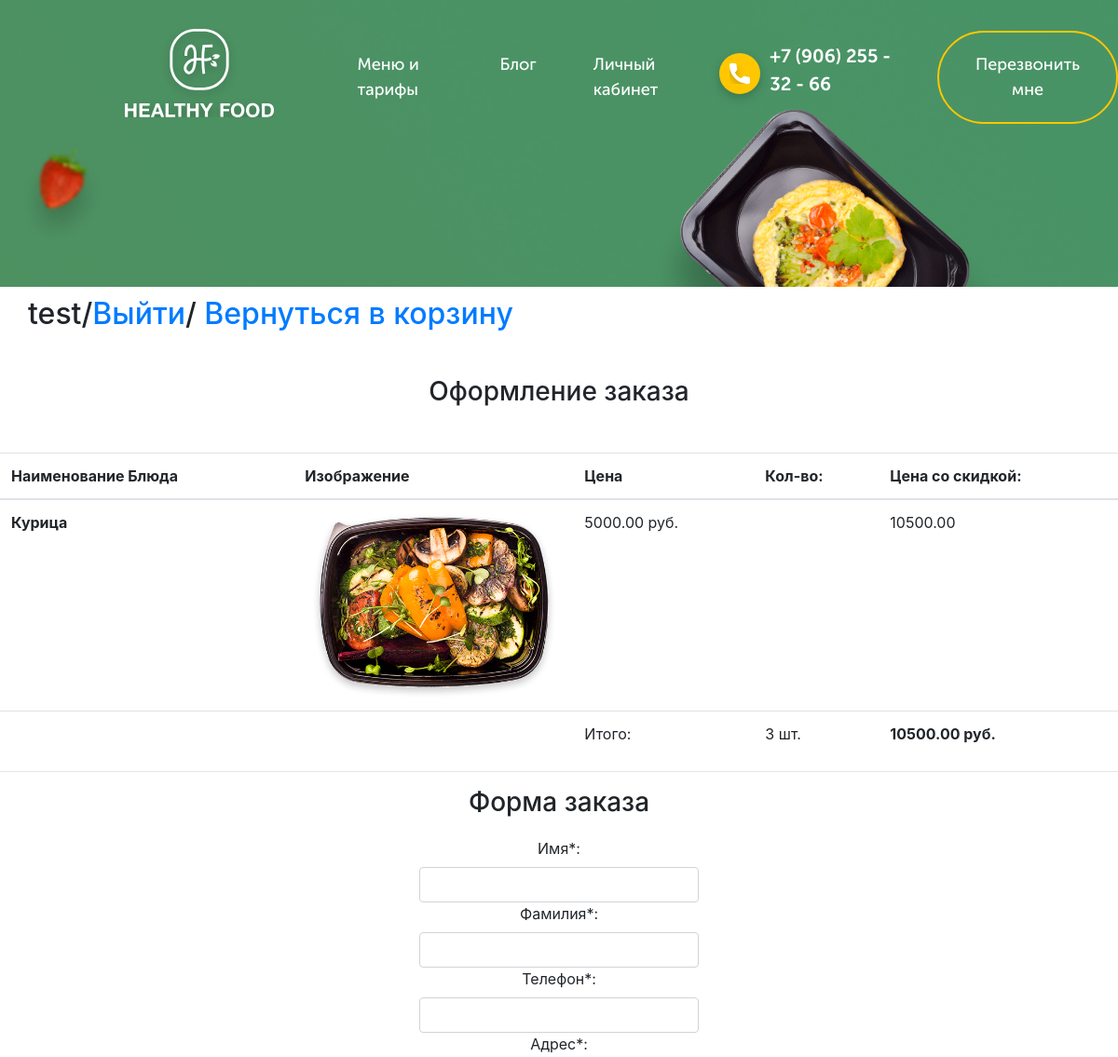
The page /checkout/ (signed in, upper part) on the database as committed earlier.
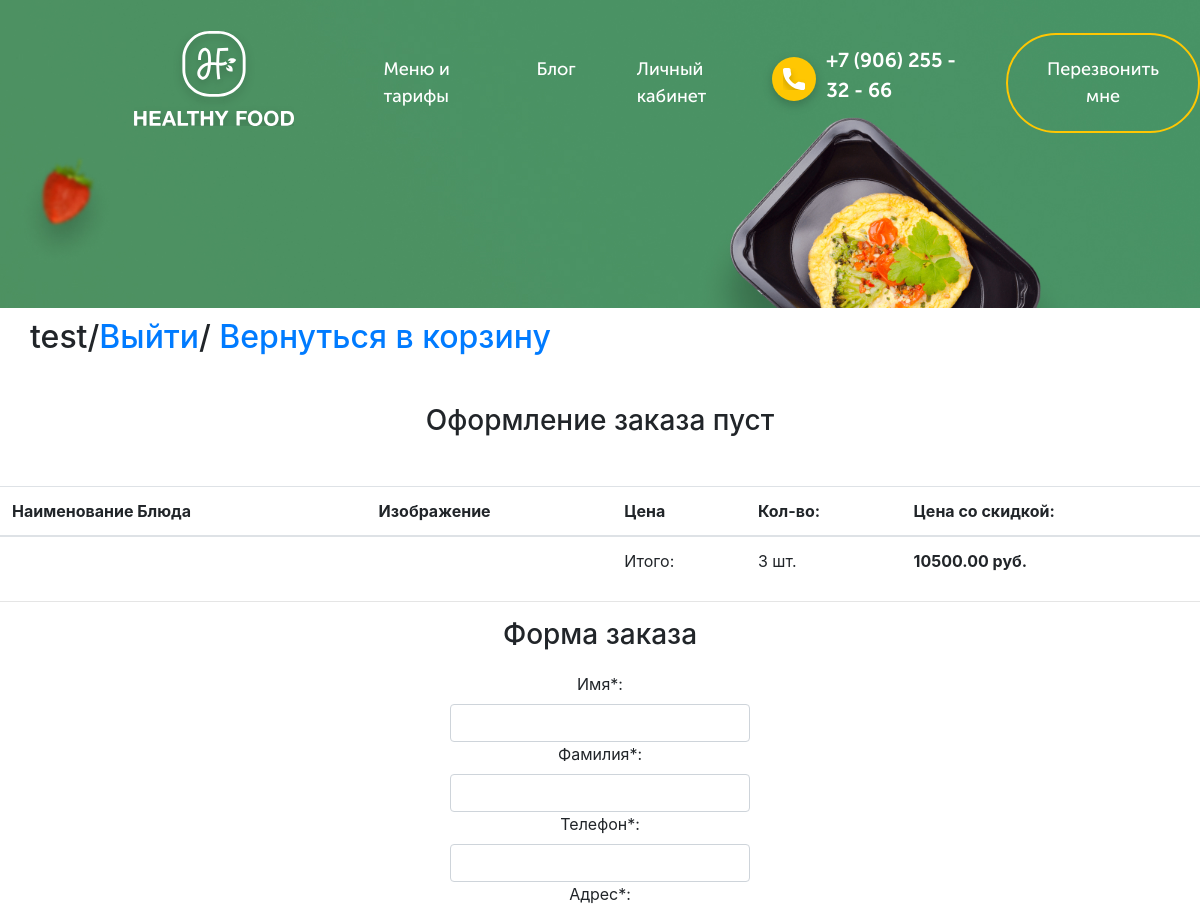
The same page on the database as committed later.
### healthyfood/apps/main_page/models.py (models this page shows, shortened)
class Order(models.Model):
    customer = models.ForeignKey(Customer, verbose_name=("Заказчик"), on_delete=models.CASCADE)
    product = models.ForeignKey(Food, verbose_name=("Имя продукта"), on_delete=models.CASCADE)
    count = models.PositiveIntegerField(default=1)
    final_price = models.DecimalField(("Итоговая цена товара"), max_digits=9, decimal_places=2)
    class Meta:
        verbose_name = ("Товар в корзине")
        verbose_name_plural = ("Товары в корзине")

class Food(models.Model):
    class Meta:
        verbose_name = ("Блюдо ")
        verbose_name_plural = ("Блюда")
    name = models.CharField(("Название блюда"), max_length=100)
    menu_discription = models.CharField(("Описание блюда"), max_length=500)
    big_img = models.ImageField(("Картинка большого слайда"), upload_to='img', height_field=None, width_field=None, max_length=None)
    small_img = models.ImageField(("Картинка маленького слайда"), upload_to='img', height_field=None, width_field=None, max_length=None)
    kkal = models.CharField(("Колличество калорий"), max_length=20)
    gramm = models.CharField(("Колличество грамм"), max_length=20)
    price = models.DecimalField(("Цена блюда"), max_digits=9, decimal_places=2)
    discount = models.DecimalField(("Цена со скидкой, если есть"),  max_digits=9, decimal_places=2, null=0, blank = True)
    days_list = models.ManyToManyField(Days, verbose_name = "Дни недели", related_name='days')

### healthyfood/apps/main_page/views.py (the view)
# urls.py: path('checkout/', views.CheckOutView.as_view(), name = 'checkout'),
class CheckOutView(CartMixin, View):
    def get(self, request, *args, **kwargs):
        form = OrderForm(request.POST or None)
        customer = Customer.objects.filter(user = request.user)
        return render(request, 'main_page/checkout.html', {
            'customer': customer,
            'cart' : self.cart,
            'form': form
        })

### healthyfood/apps/main_page/forms.py
class OrderForm(forms.ModelForm):
    class Meta:
        model = Buy
        fields = (
            'first_name',
            'last_name',
            'phone',
            'address',
            'buying_type',
            'comment',
        )
    def __init__(self, *args, **kwargs):
        super().__init__(*args, **kwargs)
        for field in self.fields:
            self.fields[field].widget.attrs['class'] = 'form-control'
        self.fields['first_name'].label = 'Имя*'
        self.fields['last_name'].label = 'Фамилия*'
        self.fields['phone'].label = 'Телефон*'
        self.fields['address'].label = 'Адрес*'

### healthyfood/templates/main_page/checkout.html (shortened to what this page needs)
{% extends "main_page/page.html" %}
{% block bootstrap %}
    <link rel="stylesheet" href="https://stackpath.bootstrapcdn.com/bootstrap/4.5.0/css/bootstrap.min.css">
{% endblock bootstrap %}
{% block content %}
    {% if user.is_authenticated %}
        <h2 class="personal__navigate">{{user.username}}/<a href="{% url 'logout' %}">Выйти</a>/ <a href="{% url 'account' %} ">Вернуться в корзину</a></h2>
    {% else %}
    <h2 class="personal__navigate">
        <a href="{% url 'login' %} ">Войти</a>/
        <a href="{% url 'signup' %} ">Зарегестрироваться</a>
    </h2>
    {% endif %}
    <h3 class="text-center mt-5 mb-5">Оформление заказа {% if not cart.products.count %}пуст{% endif %}</h3>
    <table class="table">
        <thead>
          <tr>
            <th scope="col">Наименование Блюда</th>
            <th scope="col">Изображение</th>
            <th scope="col">Цена</th>
            <th scope="col">Кол-во: </th>
            <th scope="col">Цена со скидкой: </th>
          </tr>
        </thead>
        <tbody>
            {% for item in cart.products.all  %}
            <tr>
                <th scope="row">{{item.product.name}}</th>
                <td class="w-25"><img src="{{item.product.big_img.url}}" class="img-fluid" alt=""></td>
                    <td>{{ item.product.price }} руб.</td>
                <td>
                </td>
                <td> {{item.final_price}} </td>
            </tr>
            {% endfor %}
            <tr>
                <td colspan="2"></td>
                <td>Итого:</td>
                <td>{{ cart.total_products }} шт.</td>
                <td><strong>{{ cart.final_price }} руб.</strong></td>
            </tr>
        </tbody>
      </table>
      <hr>
      <h3 class="form__header">Форма заказа</h3>
      <form action=" {% url 'make_order' %} " class="checkout form w-50" method="POST">
        {{form}}
      </form>
{% endblock content %}

Rows that differ between the two databases and show on the page:
removed Order: product.name "Курица", product.big_img (picture), product.price "5000.00", final_price "10500.00"
Other text that changed with them:
text now shown: "пуст"
